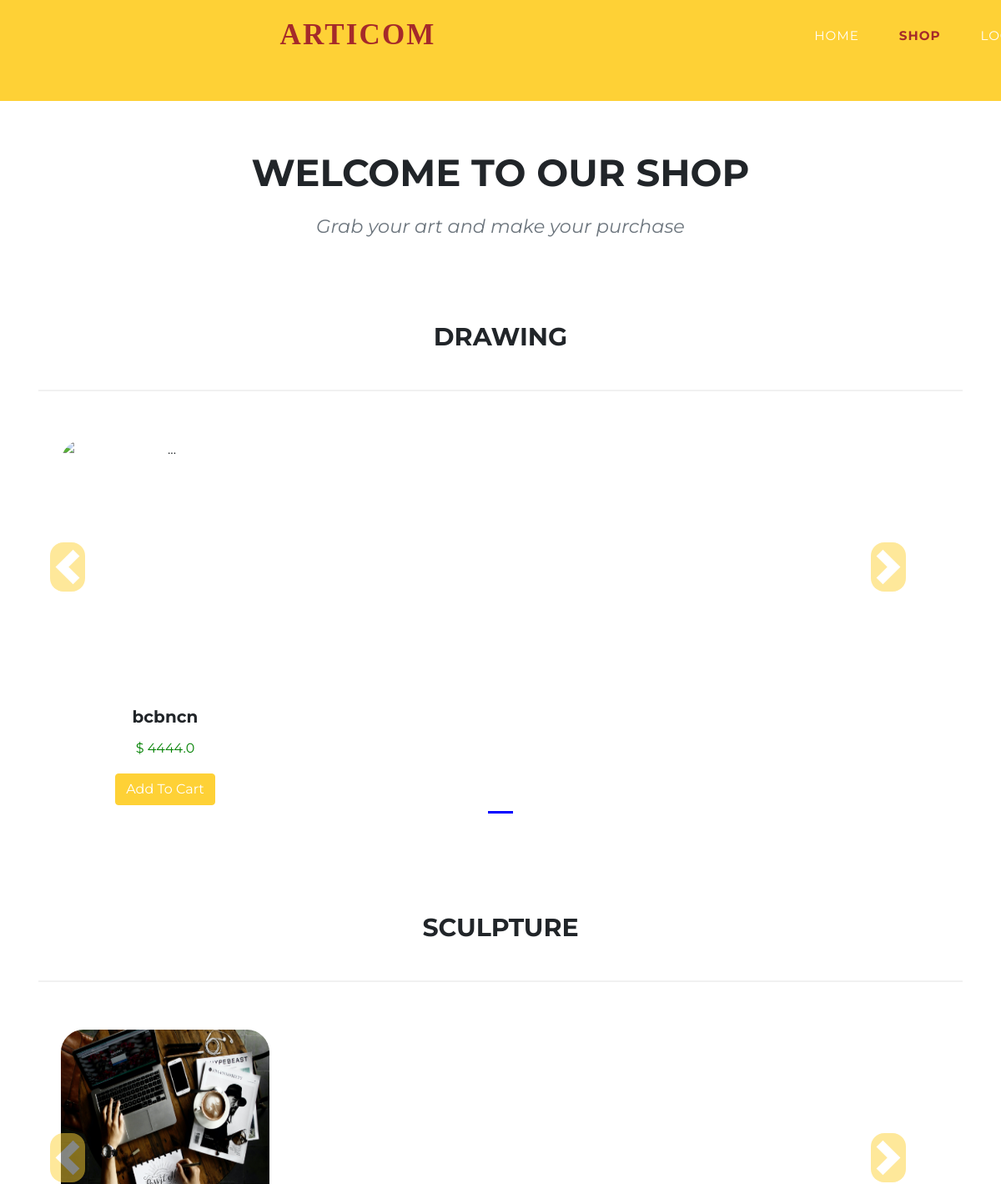
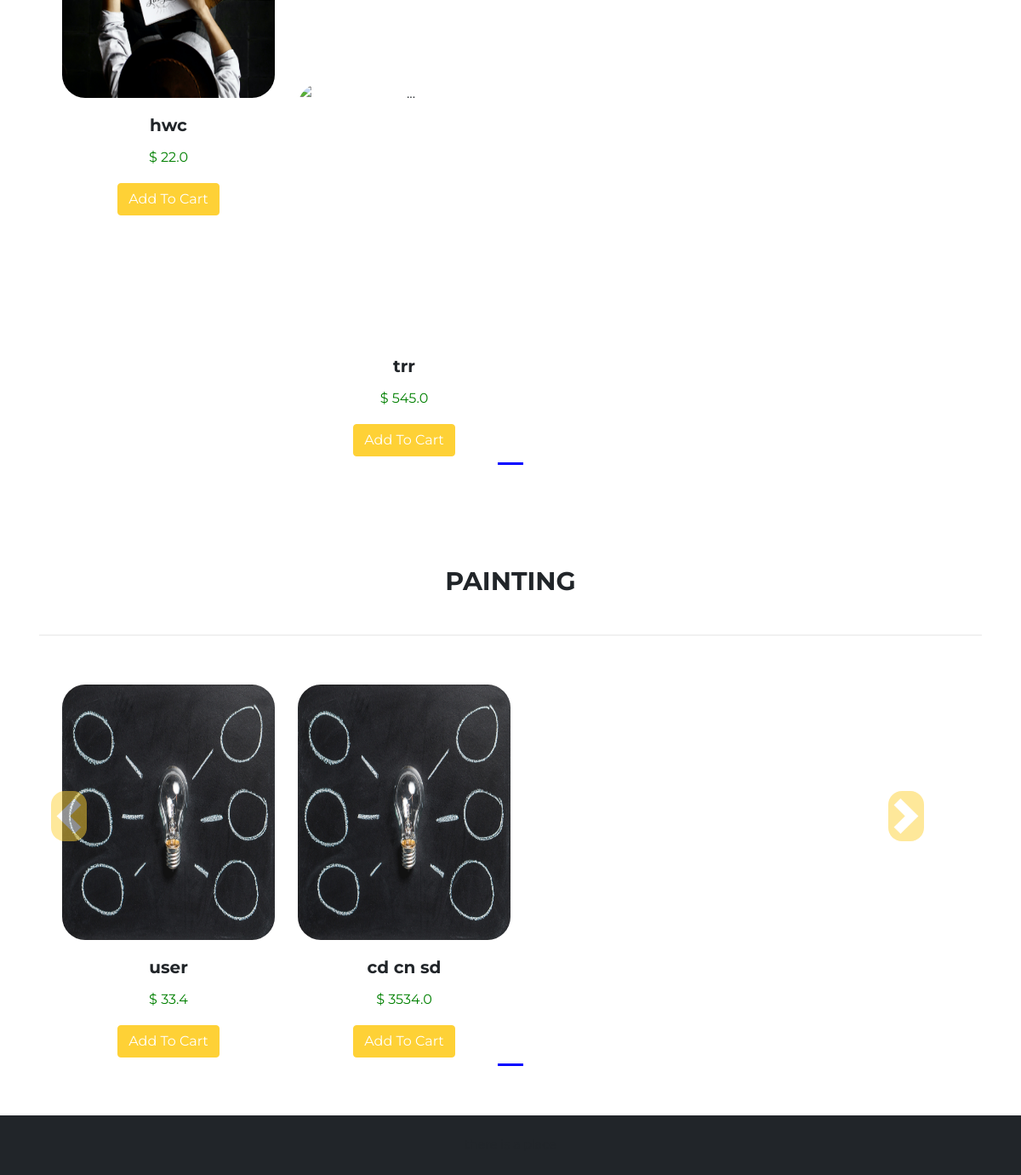
The app's page /shop/ with its own data (2 pictures, top to bottom).
### shop/models.py (models this page shows, shortened)
class Product(models.Model):
    product_id = models.AutoField
    owner = models.CharField(max_length=50, default="")
    product_name = models.CharField(max_length=50)
    category = models.CharField(max_length=50, default="")
    email = models.CharField(max_length=70, default="")
    price = models.FloatField(default=0)
    desc = models.CharField(max_length=300)
    pub_date = models.DateField()
    image = models.ImageField(upload_to="shop/image", default="")

### shop/views.py (the view)
# urls.py: path("", views.index, name = "ShopHome"),
def index(request):
    allprods = []
    catprods = Product.objects.values('category', 'id')
    cats = {item['category'] for item in catprods}
    for cat in cats:
        prod = Product.objects.filter(category=cat)
        n = len(prod)
        nslides = n//4 + ceil((n/4)-(n//4))
        allprods.append([prod, range(1, nslides), nslides])
    params = {'allprods': allprods}
    return render(request, 'shop/index.html', params)

### shop/templates/shop/index.html (shortened to what this page needs)
{% extends 'shop/basic1.html' %}
{% load static %}
{% block navlist %}
<li class="nav-item"><a class="nav-link js-scroll-trigger navcol"  style="color: brown; font-weight: bolder;">Shop</a></li>
{% if user.is_authenticated%}
<li class="nav-item"><a href="{% url 'Dashboard' %}" class="nav-link js-scroll-trigger navcol" style="color: brown; font-weight: bolder;">Welcome
  {{request.user}}</a>
<li class="nav-item"><a href="{% url 'SignUp' %}" class="nav-link js-scroll-trigger navcol">Signup</a></li>
<a href="{% url 'Cart' %}" class="nav-link js-scroll-trigger navcol cartcol"
                        style="margin-left: 5px; margin-right: -326px; margin-top: -8px; width: 20%;"><i
                            class="fab fa-opencart nav-item"
                            style="width: 100%; height: 40px; margin-top: -11%; margin-bottom: -13%; margin-right: -68%;"></i>
                        </li><span id="cart">0</span></a>
{% else %}
<li class="nav-item"><a href="{% url 'Login' %}" class="nav-link js-scroll-trigger navcol">Login</a>
</li>
{% endif %}
{% endblock %}
{% block masthead %}
<header class="masthead" style="margin-top: 15%;">
  <div>
    <h2 class="section-heading text-uppercase" style="text-align: center !important; font-size: 45px;">Welcome to our
      Shop</h2>
    <h3 class="section-subheading text-muted"
      style="margin-top: 2%; text-align: center !important; font-size: 1.4rem; font-weight: 400; font-style: italic;">
      Grab your art and make your
      purchase</h3>
  </div>
</header>
<div class="container">
  {% for product, range, nslides in allprods %}
  <h2 class="section-heading text-uppercase"
    style="margin-top: 7%; margin-bottom: 4%; text-align: center !important; font-size: 30px;">{{product.0.category}}
  </h2>
  <hr>
  <div class="row">
    <div id="demo{{forloop.counter}}" class="col carousel slide my-3" data-ride="carousel">
      <ul class="carousel-indicators">
        <li data-target="#demo{{forloop.counter}}" data-slide-to="0" class="active"></li>
      </ul>
      <div class="container carousel-inner no-padding">
        <div class="carousel-item active">
          {% for i in product %}
          <div class="col-xs-3 col-sm-3 col-md-3 imghover">
            <div class="card align-items-center" id="font" style="width: 18rem; border: none; text-align: center;">
              <div class="card-body">
                <h5 class="card-title">{{i.product_name}}</h5>
                <p class="card-text" style="color: green;">$ {{i.price}}</p>
                <button id="{{i.product_name}} % {{i.category}} % {{i.price}} % {{i.desc}} % {{i.image.url}} % {{i.id}}"
                  class="btn btn-primary cart">Add To Cart</button>
              </div>
            </div>
          </div>
          {% endfor %}
        </div>
      </div>
    </div>
    <a class="carousel-control-prev" href="#demo{{forloop.counter}}" data-slide="prev">
      <span class="carousel-control-prev-icon" style="margin-right: 10%; margin-top: -40%;" aria-hidden="true"></span>
    </a>
    <a class="carousel-control-next" href="#demo{{forloop.counter}}" data-slide="next">
      <span class="carousel-control-next-icon" style="margin-right: 50%; margin-top: -40%;" aria-hidden="true"></span>
    </a>
  </div>
  {% endfor %}
</div>
{% endblock %}

### shop/templates/shop/basic1.html (shortened to what this page needs)
{% load static %}
<!DOCTYPE html>
<html lang="en">
<head>
</head>
<body id="page-top">
    <nav class="navbar navbar-expand-lg navbar-dark fixed-top basic1" id="mainNav">
        <div class="container">
            <div class="collapse navbar-collapse" id="navbarResponsive">
                <ul class="navbar-nav text-uppercase ml-auto">
                    <li class="nav-item"><a href="{% url 'Home' %}" class="nav-link js-scroll-trigger navcol" style="font-family: Ink Free; color: brown; font-size: 35px; margin-left: -625px; margin-top: -1.3%; margin-bottom: -3%; font-weight: bolder; position: fixed;">Articom</a></li>
                    <li class="nav-item"><a href="{% url 'Home' %}" class="nav-link js-scroll-trigger navcol">Home</a>
                    </li>
                    {% block navlist %}{% endblock %}
                </ul>
            </div>
        </div>
    </nav>
    {% block masthead %}{% endblock %}
    <footer class="footer py-4" style="background-color:#212529; position: absolute; width: 100%;">
        <div>
        </div>
    </footer>
</body>
</html>

### shop/templates/shop/index.html (style rules this page uses)
.col-md-3 { display: inline-block; margin-left: -4px; }
.carousel-indicators .active { background-color: blue; }
body .carousel-indicators { bottom: 0; }
body .carousel-control-prev-icon, body .carousel-control-next-icon { background-color: #fed136; width: 23%; height: 59px; border-radius: 16px; }
.carousel-control-prev, .carousel-control-next { top: auto; bottom: auto; padding-top: 222px; }
body .no-padding { padding-left: 0; padding-right: 0; }
#font { font-family: "Montserrat", -apple-system, BlinkMacSystemFont, "Segoe UI", Roboto, "Helvetica Neue", Arial, sans-serif, "Apple Color Emoji", "Segoe UI Emoji", "Segoe UI Symbol", "Noto Color Emoji"; }

### records on screen
Product: category "DRAWING", product_name "bcbncn", price "4444.0"
Product: category "SCULPTURE", product_name "hwc", price "22.0"
Product: product_name "trr", price "545.0"
Product: category "PAINTING", product_name "user", price "33.4"
Product: product_name "cd cn sd", price "3534.0"
